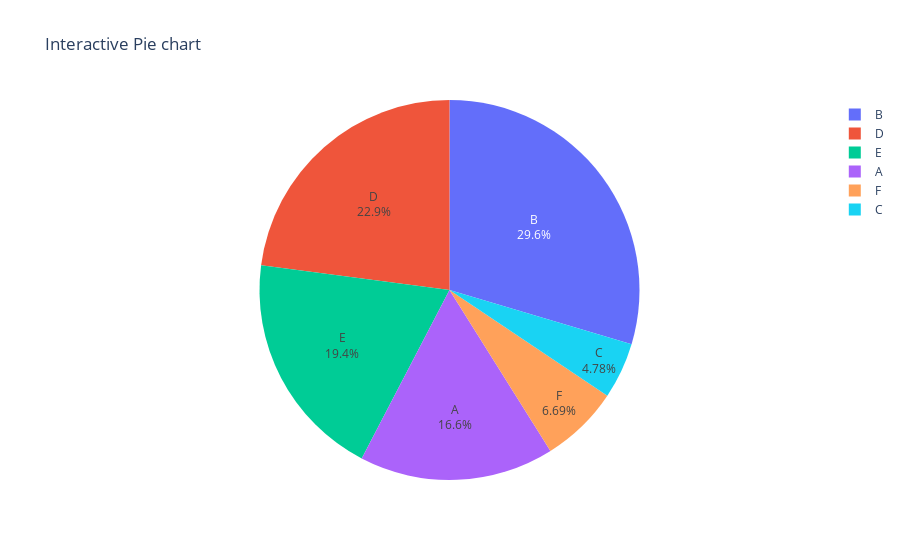

Notebook source saved alongside this figure:
### Code cell
import plotly.express as px
fig =px.pie(data ,values="values",names="category",title="Interactive Pie chart",)
fig.update_traces(textinfo='label+percent')
fig.show()

### Figure 1 — Plotly figure (JSON) as saved in the notebook; plotly's stock layout.template omitted (floating-point values rounded to 4 significant figures)
{"data": [{"domain": {"x": [0, 1], "y": [0, 1]}, "hovertemplate": "category=%{label}<br>value=%{value}<extra></extra>", "labels": ["A", "B", "C", "D", "E", "F"], "legendgroup": "", "name": "", "showlegend": true, "textinfo": "label+percent", "type": "pie", "values": [52, 93, 15, 72, 61, 21]}], "layout": {"legend": {"tracegroupgap": 0}, "title": {"text": "Interactive Pie chart"}}}
